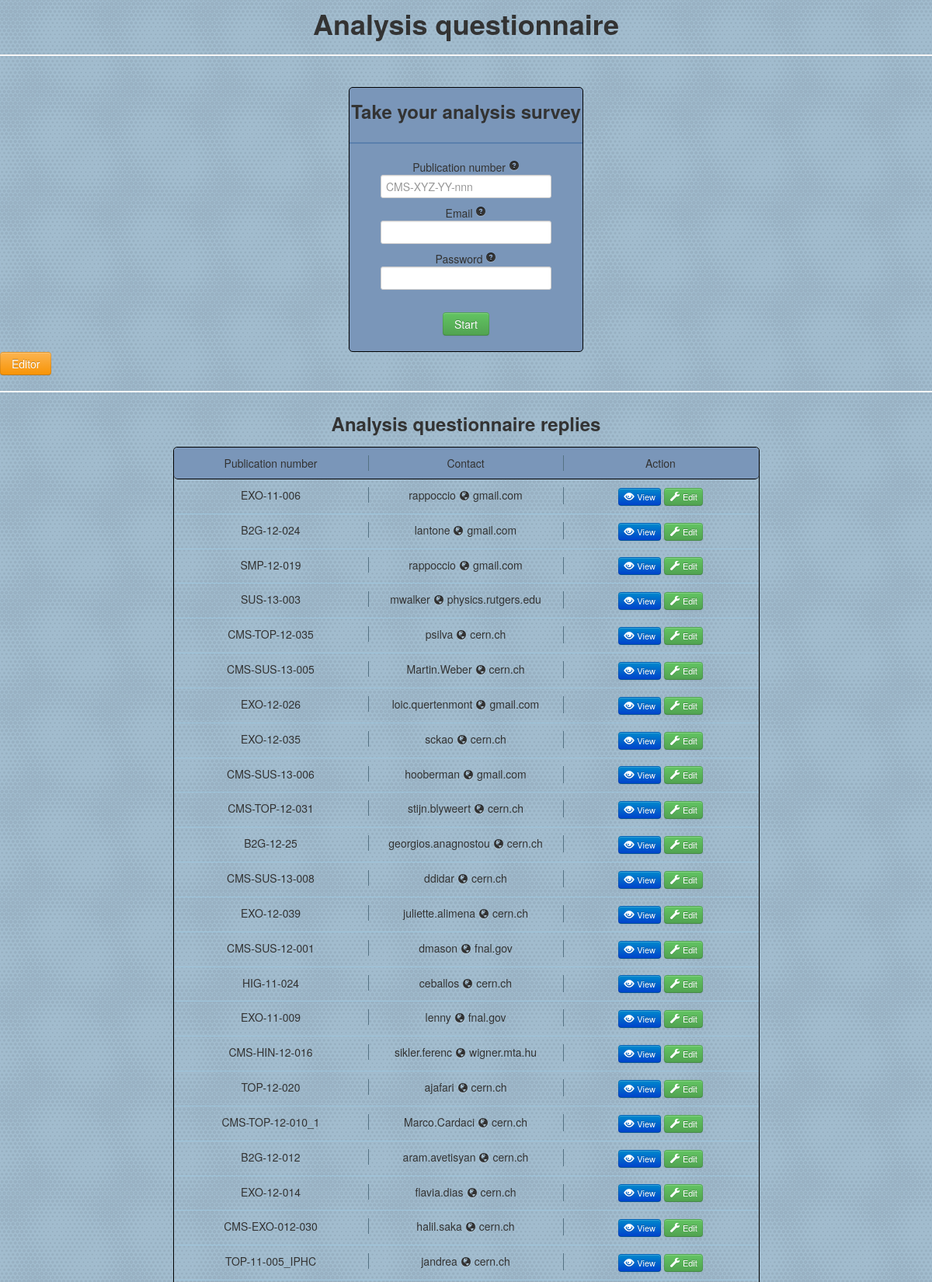
/index_old.php (upper part), run on the app's committed database.
### tables this page shows
CREATE TABLE Questionnaire( id INTEGER PRIMARY KEY NOT NULL, publication_number TEXT, email TEXT NOT NULL DEFAULT ' ', password TEXT NOT NULL DEFAULT ' ');

### index_old.php (the view, shortened to what this page needs)
<?php
include_once("header.php");
function printPNInfo(){
echo "
  <a href=\"#\" id='PNInfo' rel=\"clickover\" data-content=\"
	Starting with <b>CMS-</b> as in <a target='_blank' href='http://cdsweb.cern.ch/collection/CMS%20Papers?ln=en' class='btn btn-mini btn-info'>here</a>
   \" data-original-title=\"The CMS publication number\">
	<i class='icon-question-sign'></i></a>";
}
function printPasswordInfo(){
echo "
  <a href=\"#\" id='passwordInfo' rel=\"clickover\" data-content=\"
	<ul>
		<li>To save <b>your</b> answers.</li>
		<li>Make sure nobody else overwrites your answers.</li>
	</ul>
   \" data-original-title=\"Why do I need password?\">
	<i class='icon-question-sign'></i></a>";
}
function printEmailInfo(){
echo "
  <a href=\"#\" id='emailInfo' rel=\"clickover\" data-content=\"
	<ul>
		<li>To identify questionnaire's owner.</li>
		<li>Password will be sent to this email in case you forgot it.</li>
	</ul>
   \" data-original-title=\"Why do I need to provide email?\">
	<i class='icon-question-sign'></i></a>";
}
  echo "<center><h1>Analysis questionnaire</h1></center><hr/><br/>";
?>
<div class="rounded" style='margin:0px auto; width:300px; border:1px solid black; text-align:center; background:#7A96B9;'>
	<h3>Take your analysis survey</h3><hr style="border-color:#5A7FAD"/>
	<form id="form" action="questionnaire.php" method="POST">
		Publication number <?php  printPNInfo(); ?><br/>
		<input type="text" name="publication_number" placeholder="CMS-XYZ-YY-nnn" id="publication_number"><br/>
		Email <?php  printEmailInfo(); ?><br/>
		<input type="text" name="email" id="email"><br/>
		Password <?php  printPasswordInfo(); ?> <br/>
		<input type="text" name="password"  id="password"><br/><br/>
		<input type="submit" value="Start" class="btn btn-success">
	</form>
</div>
<a href="editor.php" class="btn btn-warning">Editor</a>
<hr/>
<center><h3>Analysis questionnaire replies</h3></center>
<?php
try
  {
    $db = new PDO('sqlite:aq.db');
    $questionnaires = $db->query('SELECT * FROM Questionnaire')->fetchAll();
	echo "<center><div class='rounded' style='border:1px solid black; width:753px'>
	";
	echo "<div class='rounded' style='border-bottom:1px solid black; padding-top:10px; padding-bottom:10px; background:#7A96B9'>
		<div class='qcol border_right'>Publication number</div>
		<div class='qcol border_right'>Contact</div>
		<div class='qcol'>Action</div>
		<div style='clear:both'></div>
	      </div>";
    foreach($questionnaires as $questionnaire)
    {
	echo "<div class='qrow'>
		<div class='qcol border_right'>".$questionnaire['publication_number']."</div>
		<div class='qcol border_right'>".str_replace("@", "<i class='icon-globe'></i>",$questionnaire['email'])."</div>
		<div class='qcol'>
			<a href='questionnaire.php?id=".$questionnaire['id']."' class='btn btn-mini btn-primary'><i class='icon-eye-open icon-white'></i> View</a>
			<a href='questionnaire.php?id=".$questionnaire['id']."' class='btn btn-mini btn-success'><i class='icon-wrench icon-white'></i> Edit</a>
		</div>
		<div style='clear:both'></div>
	      </div>";
    }
	echo "</div><br/>
<a href='statistics.php' class='btn btn-primary'>Statistics</a>
</center>";
  }
  catch(PDOException $e)
  {
    print 'Exception : '.$e->getMessage();
  }
include_once("footer.php");
?>

### header.php (style rules this page uses)
body { background:url(img/background.png); }
.rounded { -webkit-border-radius: 5px; -moz-border-radius: 5px; border-radius: 5px; }
a { color:#000000; }
.qcol>i { margin:4px; vertical-align: top; }
.qrow { padding-bottom:10px; padding-top:10px; border-bottom:1px solid #9FC6DD; }
.qcol { float:left; width:250px; }
.border_right { border-right: 1px solid #557283; }

### data on the page
questionnaire: publication_number "EXO-11-006", email "rappoccio gmail.com"
questionnaire: publication_number "B2G-12-024", email "lantone gmail.com"
questionnaire: publication_number "SMP-12-019", email "rappoccio gmail.com"
questionnaire: publication_number "SUS-13-003", email "mwalker physics.rutgers.edu"
questionnaire: publication_number "CMS-TOP-12-035", email "psilva cern.ch"
questionnaire: publication_number "CMS-SUS-13-005", email "Martin.Weber cern.ch"
questionnaire: publication_number "EXO-12-026", email "loic.quertenmont gmail.com"
questionnaire: publication_number "EXO-12-035", email "sckao cern.ch"
questionnaire: publication_number "CMS-SUS-13-006", email "hooberman gmail.com"
questionnaire: publication_number "CMS-TOP-12-031", email "stijn.blyweert cern.ch"
questionnaire: publication_number "B2G-12-25", email "georgios.anagnostou cern.ch"
questionnaire: publication_number "CMS-SUS-13-008", email "ddidar cern.ch"
questionnaire: publication_number "EXO-12-039", email "juliette.alimena cern.ch"
questionnaire: publication_number "CMS-SUS-12-001", email "dmason fnal.gov"
questionnaire: publication_number "HIG-11-024", email "ceballos cern.ch"
questionnaire: publication_number "EXO-11-009", email "lenny fnal.gov"
questionnaire: publication_number "CMS-HIN-12-016", email "sikler.ferenc wigner.mta.hu"
questionnaire: publication_number "TOP-12-020", email "ajafari cern.ch"
questionnaire: publication_number "CMS-TOP-12-010_1", email "Marco.Cardaci cern.ch"
questionnaire: publication_number "B2G-12-012", email "aram.avetisyan cern.ch"
questionnaire: publication_number "EXO-12-014", email "flavia.dias cern.ch"
questionnaire: publication_number "CMS-EXO-012-030", email "halil.saka cern.ch"
questionnaire: publication_number "TOP-11-005_IPHC", email "jandrea cern.ch"
